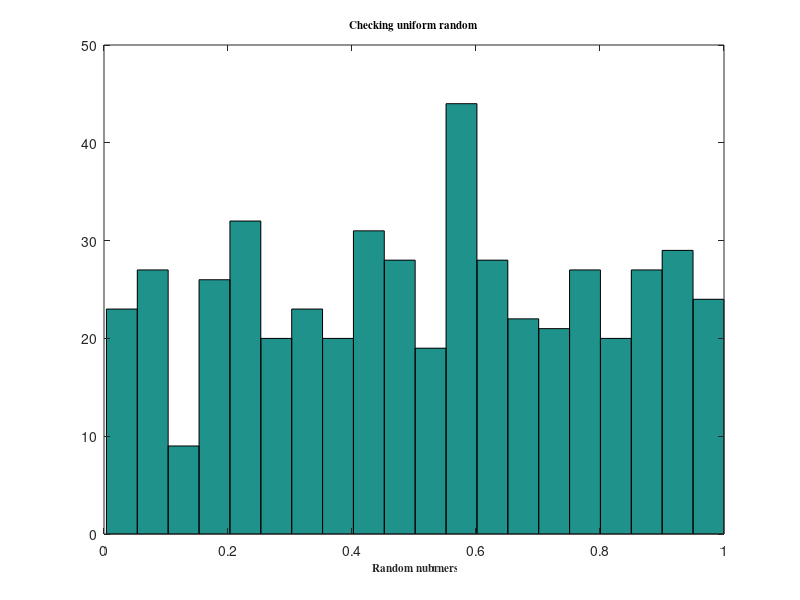

The MATLAB source for this figure: (Note: this script raises an error after producing the figure.)
x = rand(500,1);
m1 = mean(x)
d1 = var(x) %dispersion
s1 = std(x)

m=0.5;
Dm = abs((m1-m)/m)*100;
fprintf('\nRelative error in Mean value: %g%%\n', Dm);

d = 1/12;
Dd = abs((d1-d)/d)*100;
fprintf('\nRelative error in Dispersion: %g%%\n', Dd);

s = sqrt(d);
Ds = abs((s1-s)/s)*100;
fprintf('\nRelative error in Standart Deviation: %g%%\n', Ds);

fig1 = figure(1);
set(fig1, 'name', 'Random values of rand()');
%plot(x, 'o', 'MarkerSize', 3);
hist(x, 20);
str = '\bf\fontsize{11}\fontname{times}Checking uniform random';
title(str);
xlabel('\bf\fontsize{11}\fontname{times} Random nubmers');

F0 = unifcdf(x,0,1);
H = kstest(x, [x,F0]);
fprintf('Kolmogorov-Smirnov test criteria value: %.2f\n', H);